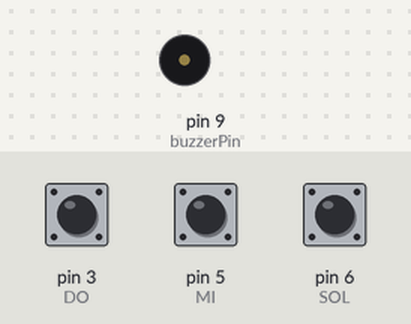
The sketch below on a simulated Arduino Uno, built with avr-gcc and run on an emulated ATmega328P. Parts: buzzer (waves = sounding). The test bench sets the inputs (shaded band); at power-on: pin 3 (DO) HIGH, pin 5 (MI) HIGH, pin 6 (SOL) HIGH.

Above: at 1.2 s.
1.3 s: pin 3 (DO) pulled LOW for 0.15 s
At 1.42 s:
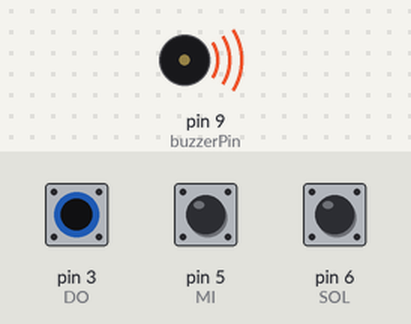
3.0 s: pin 3 (DO) pulled LOW for 3.2 s
At 7.4 s:
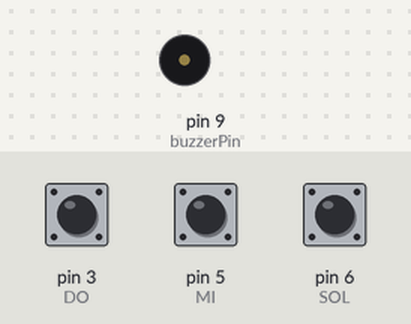
7.7 s: pin 5 (MI) pulled LOW for 3.2 s
At 8.8 s:
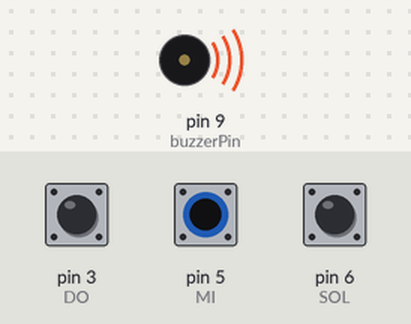
Timing chart, 0 to 12.5 s (numbered marks = the images above; inputs shaded):
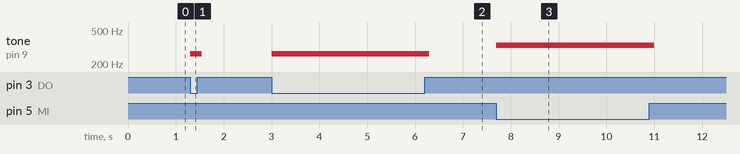

The sketch:

AR16_doremi.ino
```cpp
int buzzerPin = 9;

const int DO = 3;
const int MI = 5;
const int SOL = 6;

void setup() {
  pinMode(buzzerPin,OUTPUT);
  pinMode(DO, INPUT_PULLUP);
  pinMode(MI, INPUT_PULLUP);
  pinMode(SOL, INPUT_PULLUP);
}

void loop() {
  if(digitalRead(DO) == LOW){
    tone(buzzerPin,262,100);
  }
  if(digitalRead(MI) == LOW){
    tone(buzzerPin,330,100);
  }
  if(digitalRead(SOL) == LOW){
    tone(buzzerPin,392,100);
  }
}
```

Measured:
- after the input at 1.3 s, tone on pin 9 (buzzerPin): silent → 262 Hz at once, → silent 0.24 s later
- after the input at 3.0 s, tone on pin 9 (buzzerPin): silent → 262 Hz at once, → silent 3.3 s later
- after the input at 7.7 s, tone on pin 9 (buzzerPin): silent → 330 Hz at once, → silent 3.3 s later
